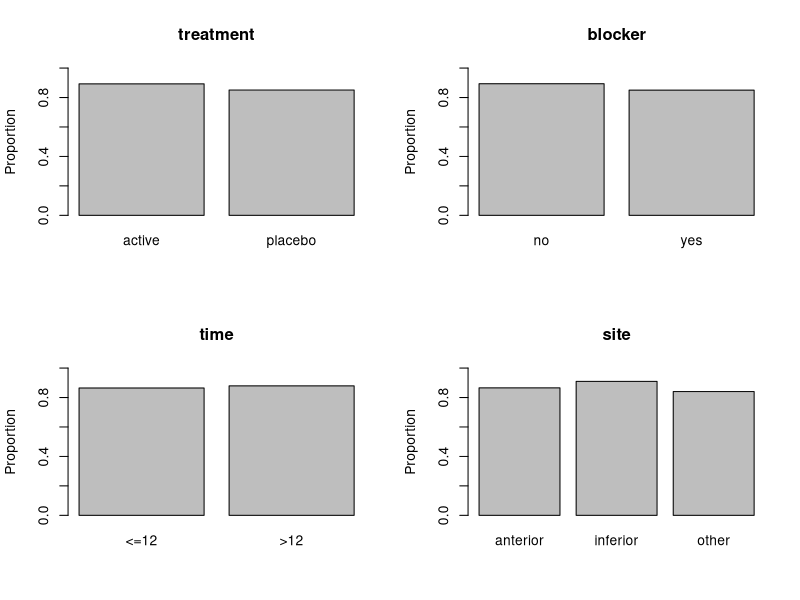

Reproduce this figure in R.
## ---- chunk 1
#| echo: TRUE
#| output: TRUE
#| message: FALSE

knitr::opts_chunk$set(include = TRUE, fig.width = 6, fig.height = 4, fig.align = "center")
## ---- chunk 2
heart <- read.csv("../datasets/heart.csv") # Change the path, if needed
head(heart)
## ---- chunk 3
# Plot the proportion of patients who survived against each of the explanatory variables
heart$proportion <- with(heart, n_survived / n_patients)
heart_agg <- apply(heart[, 4:7], 2, function(x) aggregate(proportion ~ x, data = heart, FUN = mean))
par(mfrow = c(2, 2))
invisible(lapply(1:4, function(x) barplot(heart_agg[[x]][, 2], ylim = c(0, 1), ylab = "Proportion", 
                                          names.arg = heart_agg[[x]][, 1], main = names(heart_agg)[x])))
par(mfrow = c(1, 1))
## ---- chunk 4
# Fit a logistic regression of proportion of patients who survive on site, treatment, and an interaction between site and treatment.
mod_SR <- glm(n_survived / n_patients  ~ site + treatment + site:treatment, family = binomial, weights = n_patients, data = heart)
summary(mod_SR)
## ---- chunk 5
# Alternatively, specify the main and interaction effects in one term (`site * treatment`)
mod_SR_2 <- glm(n_survived / n_patients  ~ site * treatment, family = binomial, weights = n_patients, data = heart)
## ---- chunk 6
# The same terms are included in both cases.
summary(mod_SR)
summary(mod_SR_2)
## ---- chunk 7
# Fit a three-factor interaction between `site`, `blocker`, and `treatment`.
mod_SBR <- glm(n_survived / n_patients  ~ site * blocker * treatment, family = binomial, weights = n_patients, data = heart)
summary(mod_SBR)
## ---- chunk 8
# Fit a logistic regression with all main effects, but no interactions:
mod_S_T_B_R <- glm(n_survived / n_patients  ~ site + time + blocker + treatment, family = binomial, weights = n_patients, data = heart)
summary(mod_S_T_B_R)
## ---- chunk 9
# Hypothesis test of each main effect.
anova(mod_S_T_B_R, test = "LRT")
# We should include `site`, `blocker` and `treatment`, but don't need to include `time`
mod_S_B_R <- glm(n_survived / n_patients ~ site + blocker + treatment, family = binomial, weights = n_patients, data = heart)
anova(mod_S_B_R, test = "LRT")
# We should keep all of the remaining main effects.

# We should now consider potential interactions between the main effects.

# Possible two-factor interactions: `site * blocker`, `site * treatment`, `blocker * treatment`.
mod_SB_R <- glm(n_survived / n_patients  ~ site * blocker + treatment, family = binomial, weights = n_patients, data = heart)
anova(mod_S_B_R, mod_SB_R, test = "LRT")
# Interaction `site:blocker` not needed.

mod_SR_B <- glm(n_survived / n_patients  ~ site * treatment + blocker, family = binomial, weights = n_patients, data = heart)
anova(mod_S_B_R, mod_SR_B, test = "LRT")
# Interaction `site:treatment` not needed.

mod_S_BR <- glm(n_survived / n_patients  ~ site + blocker * treatment, family = binomial, weights = n_patients, data = heart)
anova(mod_S_B_R, mod_S_BR, test = "LRT")
# Interaction `blocker:treatment` not needed.

# So we prefer `mod_S_B_R` as our final model.
## ---- chunk 10
mod_final <- glm(n_survived / n_patients  ~ treatment + blocker + site,
                 family = binomial, weights = n_patients, data = heart)
summary(mod_final)
## ---- chunk 11
# Fit the saturated model with all interaction terms.
mod_STBR <- glm(n_survived / n_patients  ~ site * time * blocker * treatment, family = binomial, weights = n_patients, data = heart)
## ---- chunk 12
# Test whether each term is needed in the model.
anova(mod_STBR, test = "LRT")
## ---- chunk 13
# The last row compares the models
# H_0: all interactions betweeen three variables: STB, STR, SBR, TBR against
# H_1: all possible interactions (STBR)
# Or mathematically: H_0: gamma_{STBR}(s, t, b, r) = 0 against
# H_1: gamma_{STBR}(s, t, b, r) is unrestricted.

# The sixth row compares the models
# H_0: all main effects only (S, T, B, R) against
# H_1: interaction between site and time (ST)
# Or mathematically: H_0: gamma_{ST}(s, t) = 0 against
# H_1: gamma_{ST}(s, t) is unrestricted.

# The preferred model is again one with main effects for `site`, `blocker` and `treatment`, and no interactions (as `mod_final` above)
## ---- chunk 14

# Make predictions for a patient with anterior infarction, no beta blockers.

newdata_active <- data.frame(site = "anterior", blocker = "no", treatment = "active")
p_hat_active   <- predict(mod_final, newdata = newdata_active, type = "response")
# Estimated probability of survival given active treatment is ~90%
p_hat_active

newdata_placebo <- data.frame(site = "anterior", blocker = "no", treatment = "placebo")
p_hat_placebo <- predict(mod_final, newdata = newdata_placebo, type = "response")
# Estimated probability of survival given placebo treatment is ~87%
p_hat_placebo

# Find a confidence interval for probability of survival given active treatment.
pred_eta_active <- predict(mod_final, newdata = newdata_active, se.fit = TRUE)
CI_eta_active <- c(pred_eta_active$fit - qnorm(0.975) * pred_eta_active$se.fit, 
                   pred_eta_active$fit + qnorm(0.975) * pred_eta_active$se.fit)
CI_p_active <- exp(CI_eta_active) / (1 + exp(CI_eta_active))
CI_p_active

# Find a confidence interval for probability of survival given placebo treatment.
pred_eta_placebo <- predict(mod_final, newdata = newdata_placebo, se.fit = TRUE)
CI_eta_placebo <- c(pred_eta_placebo$fit - qnorm(0.975) * pred_eta_placebo$se.fit, 
                   pred_eta_placebo$fit + qnorm(0.975) * pred_eta_placebo$se.fit)
CI_p_placebo <- exp(CI_eta_placebo) / (1 + exp(CI_eta_placebo))
CI_p_placebo
